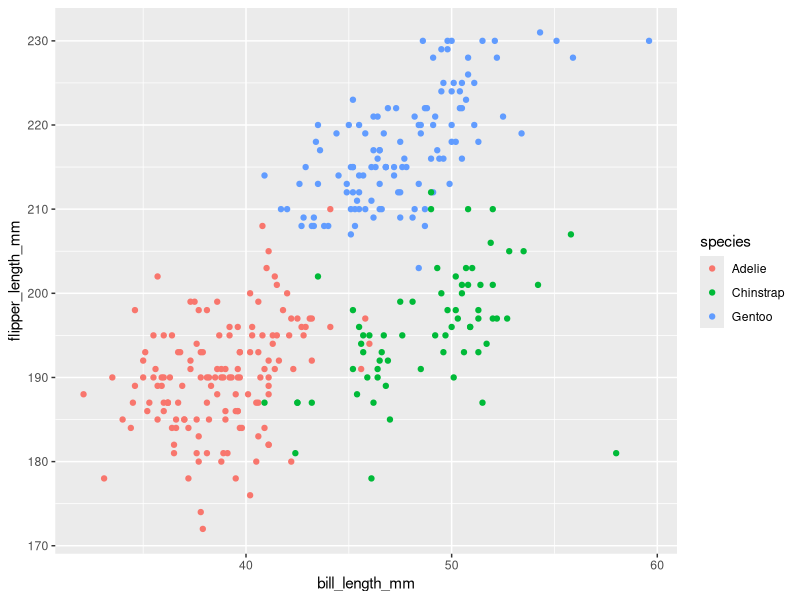
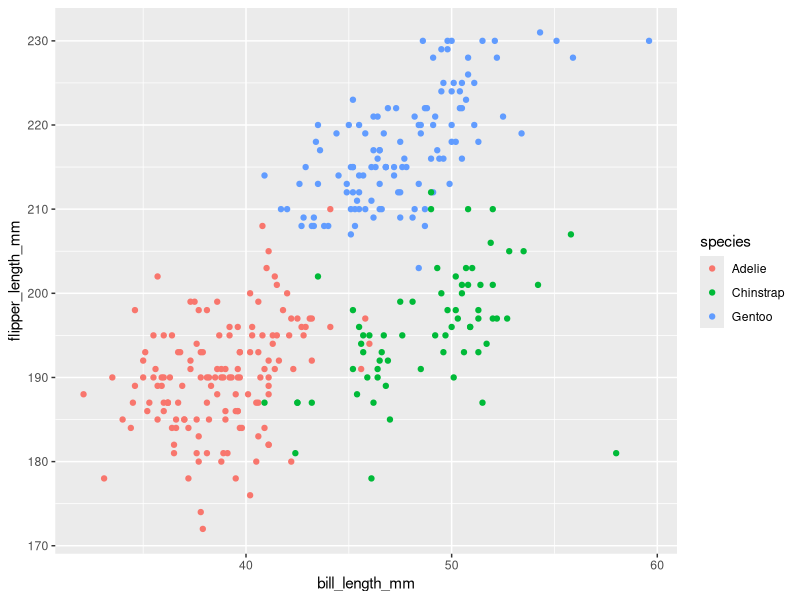

The R source for these figures, in order:
## ---- chunk 1
library(tidyverse)
## ---- chunk 2
data("penguins", package = "palmerpenguins")
## ---- chunk 3
penguins_withoutna = drop_na(penguins)
## ---- chunk 4
ggplot(penguins_withoutna, aes(x = bill_length_mm, y = flipper_length_mm, color = species)) + geom_point() 
ggsave("scatterplot for Problem 1 in HW1.pdf")
## ---- chunk 5
sample_df = tibble(
  norm_samp = rnorm(10),
  norm_samp_positive = norm_samp > 0,
  char_samp = c("a", "b", "c", "d", "e", "f", "g", "h", "i", "j"),
  factor_samp = factor(c("10", "50", "10", "90", "10", "50", "50", "90", "50", "90"))
)
## ---- chunk 6
mean(pull(sample_df, norm_samp))
mean(pull(sample_df, norm_samp_positive))
mean(pull(sample_df, char_samp))
mean(pull(sample_df, factor_samp))
